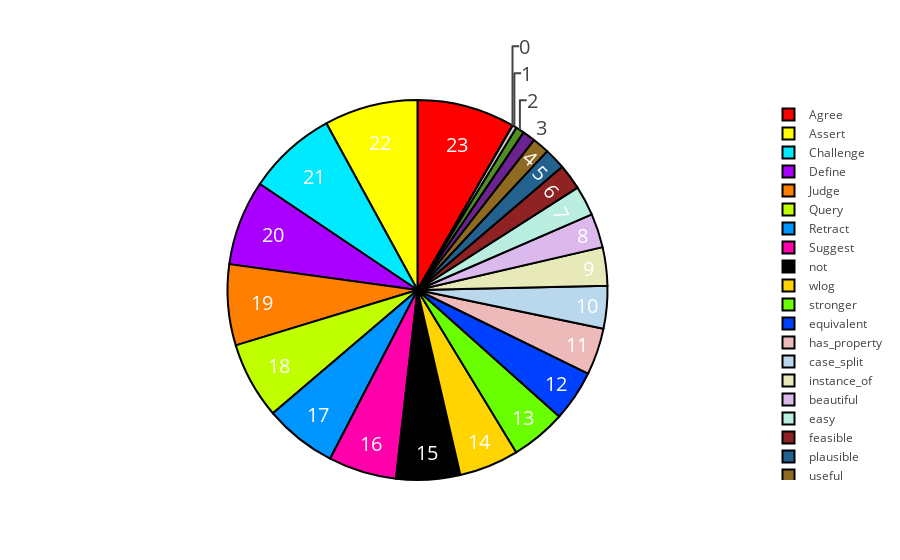

This figure's notebook cell:
### Code cell
values = [23,22,21,20,19,18,17,16,15,14,13,12,11,10,9,8,7,6,5,4,3,2,1,0]

trace = Pie(labels=labels, values=values,
               hoverinfo='label+percent', textinfo='none',
               textfont=dict(size=20),
               marker=dict(colors=colors, 
                           line=dict(color='#000000', width=2)),
               showlegend=True,
               name="Concept",
               insidetextfont=dict(color="white"))

iplot([trace], filename='styled_pie_chart')

### Figure 1 — Plotly figure (JSON) as saved in the notebook; plotly's stock layout.template omitted (floating-point values rounded to 4 significant figures)
{"data": [{"hoverinfo": "label+percent", "insidetextfont": {"color": "white"}, "labels": ["Agree", "Assert", "Challenge", "Define", "Judge", "Query", "Retract", "Suggest", "not", "wlog", "stronger", "equivalent", "has_property", "case_split", "instance_of", "beautiful", "easy", "feasible", "plausible", "useful", "auxiliary", "goal", "strategy", "structural"], "marker": {"colors": ["#FF0000", "#FFFF00", "#00EAFF", "#AA00FF", "#FF7F00", "#BFFF00", "#0095FF", "#FF00AA", "#000000", "#FFD400", "#6AFF00", "#0040FF", "#EDB9B9", "#B9D7ED", "#E7E9B9", "#DCB9ED", "#B9EDE0", "#8F2323", "#23628F", "#8F6A23", "#6B238F", "#4F8F23", "#CCCCCC", "#737373"], "line": {"color": "#000000", "width": 2}}, "name": "Concept", "showlegend": true, "textfont": {"size": 20}, "textinfo": "value", "type": "pie", "values": [23, 22, 21, 20, 19, 18, 17, 16, 15, 14, 13, 12, 11, 10, 9, 8, 7, 6, 5, 4, 3, 2, 1, 0]}], "layout": {}}
